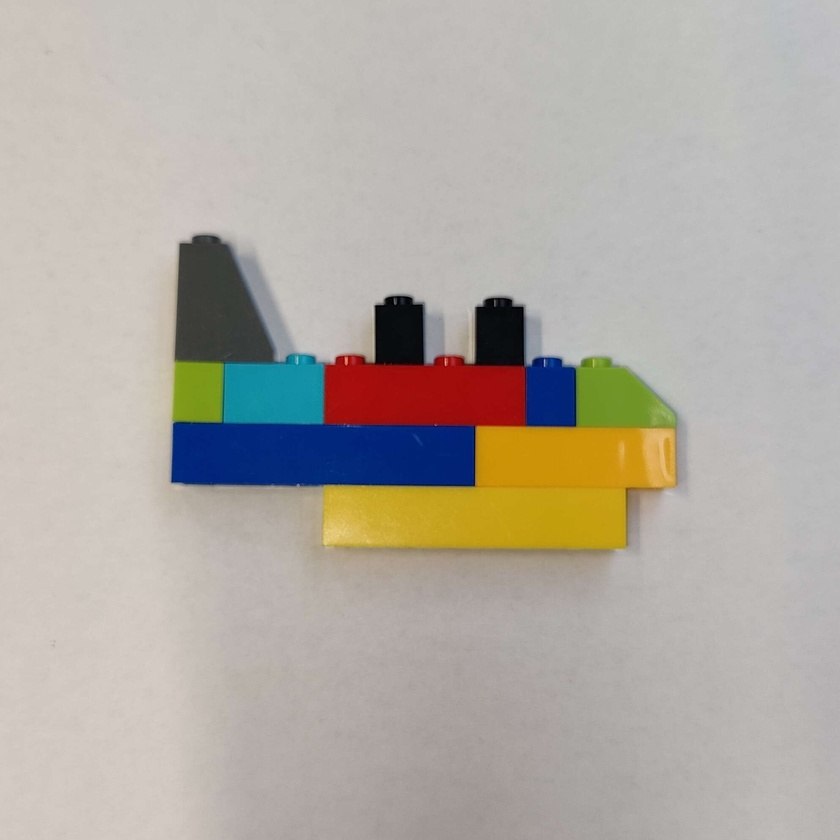
#> input picture TrainingImages/Fisk.jpg, 840 x 840 px, shrunk from 1990 x 1991 before the run, found by its file name
$ python FigureDetection.py
#> lines starting #> are read from the running program, lines starting #| are printed output that depends on the picture; after the words box and inside, x2 and y2 are one past the last pixel; in counts of white or black regions, pixels touching at a corner belong together
### StartingScripts/FishDirection.py
import cv2
import numpy as np


# [7 lines left out: function find_line, not called in this run]


def find_box(image):
    cnt, _ = cv2.findContours(image, cv2.RETR_EXTERNAL, cv2.CHAIN_APPROX_SIMPLE)
    print(f"Contours found: {len(cnt)}")
    rect = cv2.minAreaRect(cnt[0])
    box = cv2.boxPoints(rect)
    box = np.intp(box)
    return box


def fit_ellipse(image):
    cnt, _ = cv2.findContours(image, cv2.RETR_EXTERNAL, cv2.CHAIN_APPROX_SIMPLE)
    return cv2.fitEllipse(cnt[0])

### StartingScripts/FigureDetection.py
import cv2
import numpy as np
import FishDirection as FigDir
def opening(image, inputkernel):
    erosionImg = cv2.erode(image, inputkernel, iterations=1)
    dialationImg = cv2.dilate(erosionImg, inputkernel, iterations=1)
    return dialationImg

def closing(image, inputkernel):
    dilationImg = cv2.dilate(image, inputkernel, iterations=1)
    erosionImg = cv2.erode(dilationImg, inputkernel, iterations=1)
    return erosionImg


kernel = np.ones((30, 30), np.uint8)


input_image = cv2.imread("TrainingImages//Fisk.jpg")
#> input_image is the input picture: shape (840, 840, 3); mean B, G, R 164, 171.9, 177.9

alpha = 2  # Contrast control (1.0–3.0)
beta = -50     # Brightness control (0–100)

# Apply the contrast and brightness adjustment
adjusted = cv2.convertScaleAbs(input_image, alpha=alpha, beta=beta)
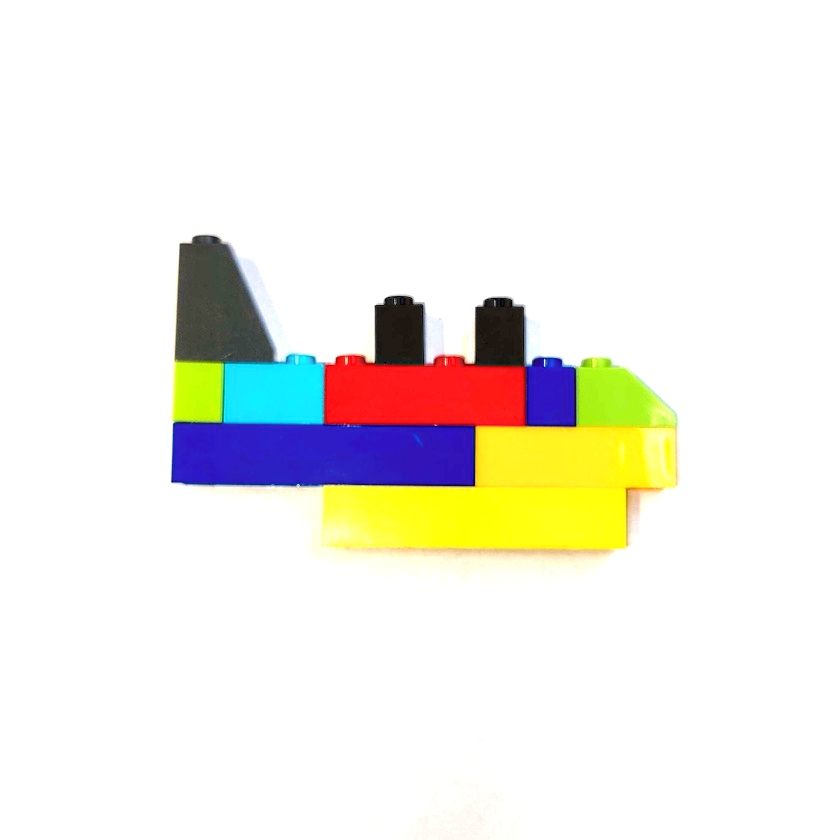
#> adjusted: shape (840, 840, 3); mean B, G, R 231, 238.4, 240.7

hsv = cv2.cvtColor(adjusted, cv2.COLOR_BGR2HSV)
#> hsv: shape (840, 840, 3); mean H, S, V 9.9, 27.6, 248.1

# Define the white range
# White = low saturation, high brightness
lower_white = np.array([0, 0, 200])      # H: any, S: low, V: high
upper_white = np.array([180, 100, 255])   # Allow small variation

# Create mask for white
mask_white = cv2.inRange(hsv, lower_white, upper_white)
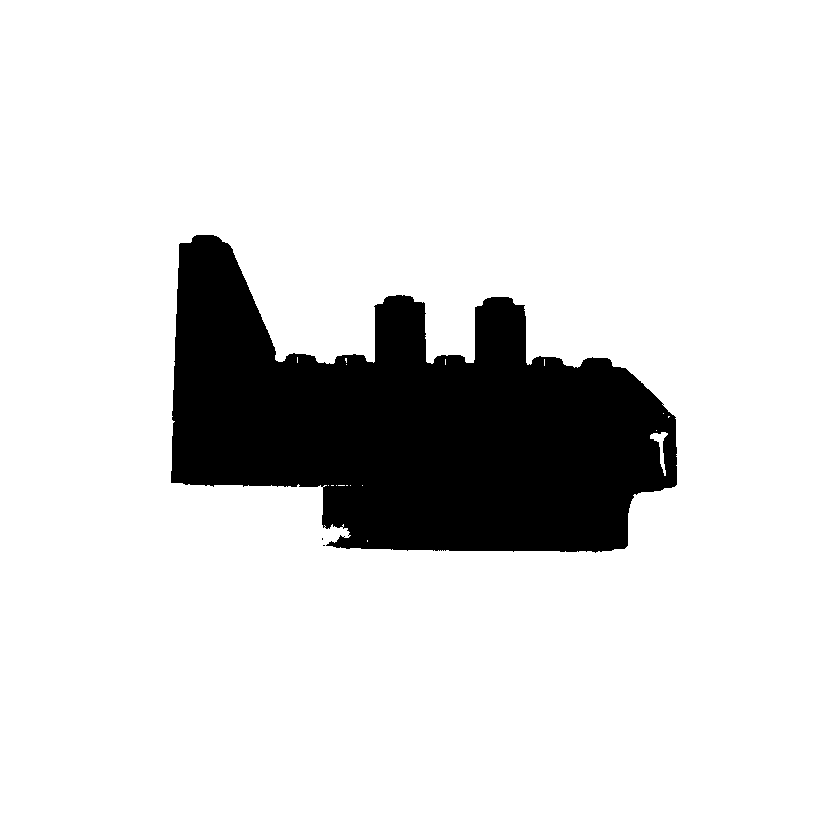
#> mask_white: shape (840, 840); 86.3% white; 3 black regions (2 under 20 px), largest, box (x1, y1, x2, y2) and area: (171, 235, 677, 553) 96529

mask_inv = cv2.bitwise_not(mask_white)

# Keep only non-white areas
backgroundRemoved = cv2.bitwise_and(adjusted, adjusted, mask=mask_inv)
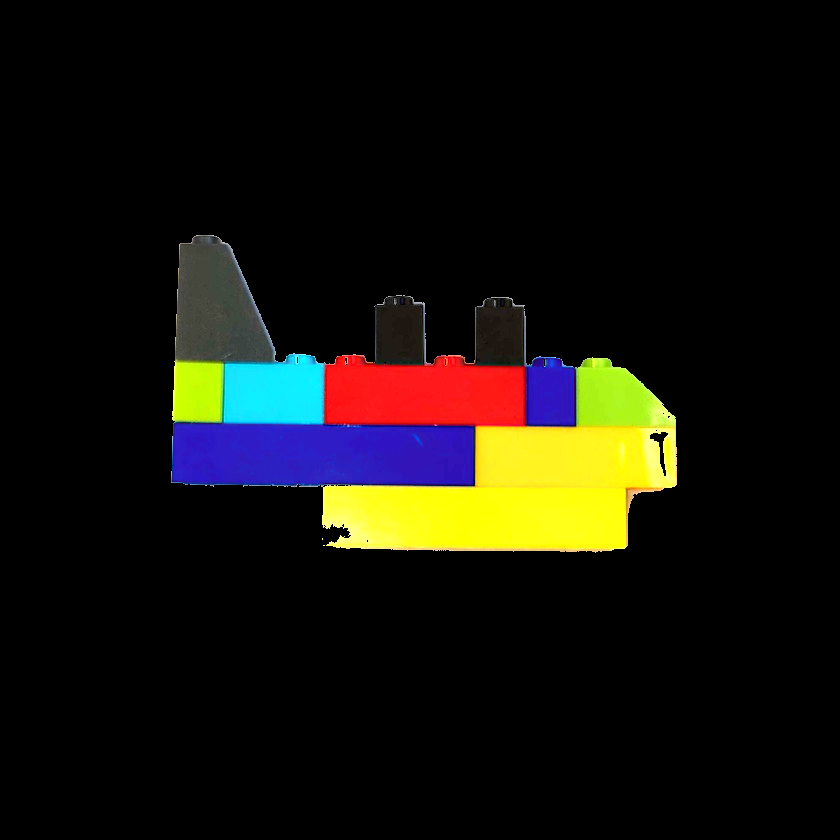
#> backgroundRemoved: shape (840, 840, 3); mean B, G, R 11.7, 18.5, 20.8


adjustedBg = cv2.cvtColor(backgroundRemoved, cv2.COLOR_BGR2GRAY)
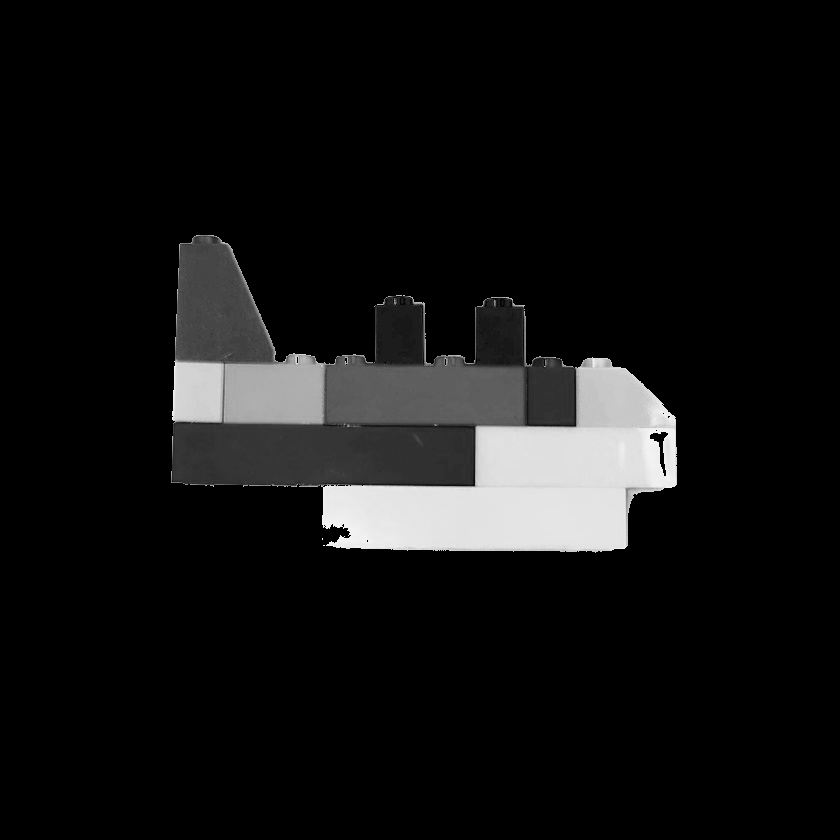
#> adjustedBg: shape (840, 840); min 0, max 243, mean 18.4


output_image = cv2.threshold(adjustedBg, 1, 255, cv2.THRESH_BINARY)[1]
#> output_image: shape (840, 840); 13.7% white; 3 white regions (2 under 20 px), largest, box (x1, y1, x2, y2) and area: (171, 235, 677, 553) 96527

closedPicture = closing(output_image, kernel)
#> in closing, `dilationImg = cv2.dilate(image, inputkernel, iterations=1)`: dilationImg: shape (840, 840); 17.9% white; 1 white region, box (x1, y1, x2, y2) and area: (157, 221, 692, 568) 126450
#> in closing, `erosionImg = cv2.erode(dilationImg, inputkernel, iterations=1)`: erosionImg: shape (840, 840); 13.9% white; 1 white region, box (x1, y1, x2, y2) and area: (172, 236, 678, 554) 98146

subtracted = closedPicture - cv2.erode(closedPicture, kernel, iterations=1)
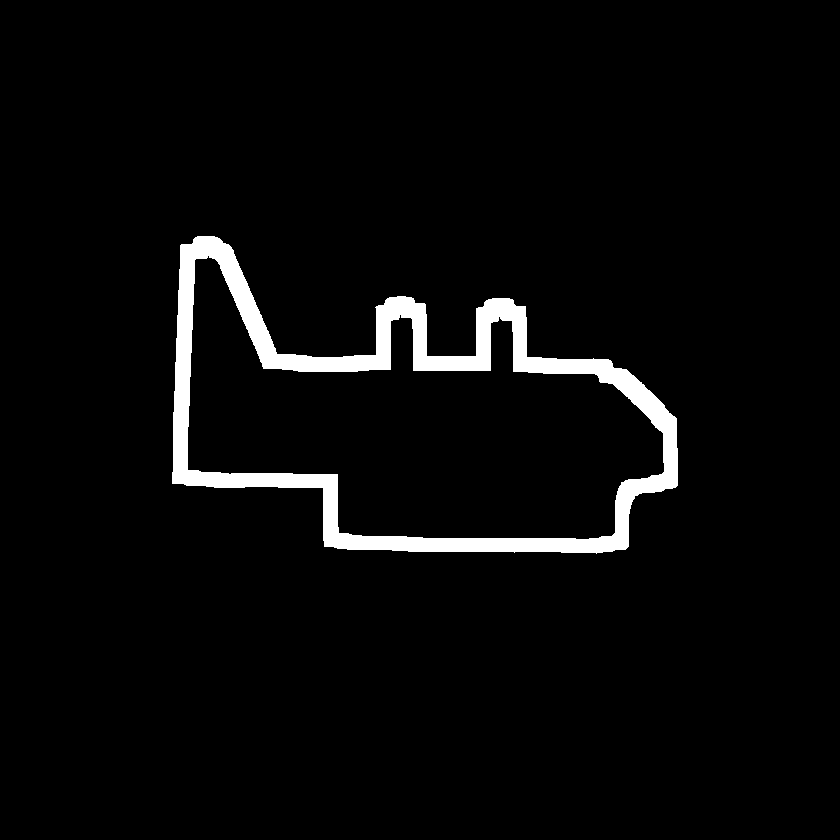
#> subtracted: shape (840, 840); 3.7% white; 1 white region

    #cv2.bitwise_and(input_image, input_image, mask=closedPicture)

cv2.namedWindow("Test", cv2.WINDOW_NORMAL)
cv2.imshow("Test", closedPicture)

box = FigDir.find_box(closedPicture)
#> in find_box, `cnt, _ = cv2.findContours(image, cv2.RETR_EXTERNAL, cv2.CHAIN_APPROX_S..`: cnt = 1 contour; box (x1, y1, x2, y2) and area: (172, 236, 678, 554) 97302
#| Contours found: 1
#> in find_box, `rect = cv2.minAreaRect(cnt[0])`: rect = ((416.5, 422), (280.7, 535.7), -78.13)
#> in find_box, `box = cv2.boxPoints(rect)`: box = [[649.8, 614.5], [125.5, 504.3], [183.2, 229.5], [707.5, 339.7]]
#> in find_box, `box = np.intp(box)`: box = [[649, 614], [125, 504], [183, 229], [707, 339]]
#> box = [[649, 614], [125, 504], [183, 229], [707, 339]]

cv2.drawContours(input_image, [box], 0, (0, 0, 255), 2)
cv2.namedWindow("Original", cv2.WINDOW_NORMAL)
cv2.imshow("Original", input_image)


ellipsisPic = input_image.copy()
ellipsis = FigDir.fit_ellipse(closedPicture)
#> ellipsis = ((411.4, 417.3), (276.7, 539.3), 105.4)

cv2.ellipse(ellipsisPic, ellipsis, (0, 255, 0), 2)
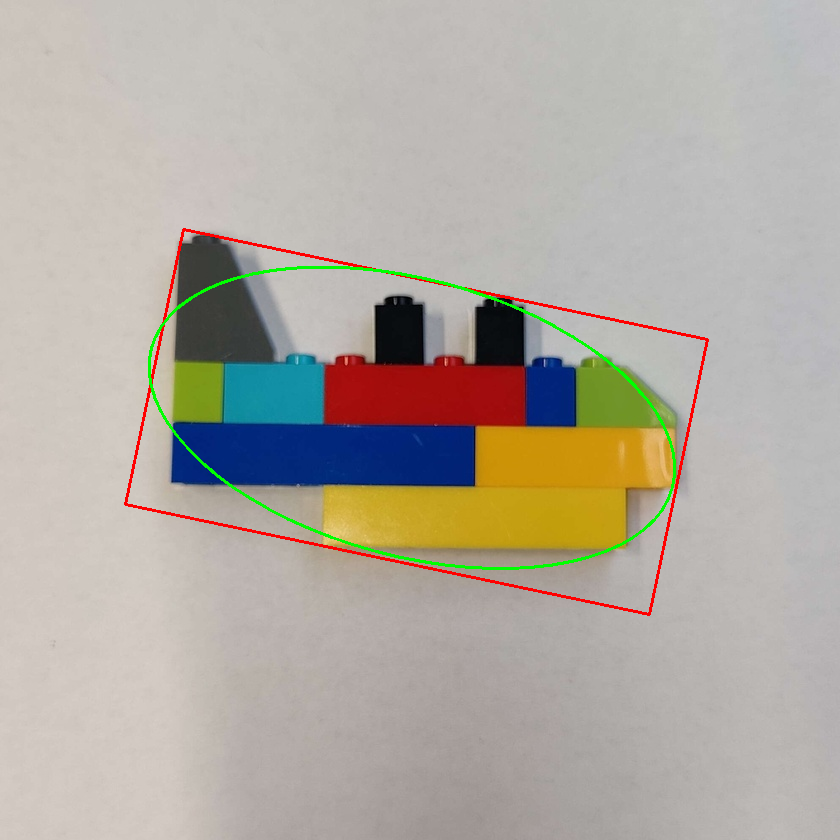
#> ellipsisPic: shape (840, 840, 3); mean B, G, R 162.2, 171.4, 177.4
cv2.namedWindow("Line", cv2.WINDOW_NORMAL)
cv2.imshow("Line", ellipsisPic)


'''cv2.namedWindow("Test", cv2.WINDOW_NORMAL)
cv2.imshow("Test", closedPicture)
cv2.namedWindow("Fisk", cv2.WINDOW_NORMAL)
cv2.imshow("Fisk", mask_inv)
cv2.namedWindow("Original", cv2.WINDOW_NORMAL)
cv2.imshow("Original", input_image)
cv2.namedWindow("Subtracted", cv2.WINDOW_NORMAL)
cv2.imshow("Subtracted", subtracted)'''
cv2.waitKey(0)
cv2.destroyAllWindows()
